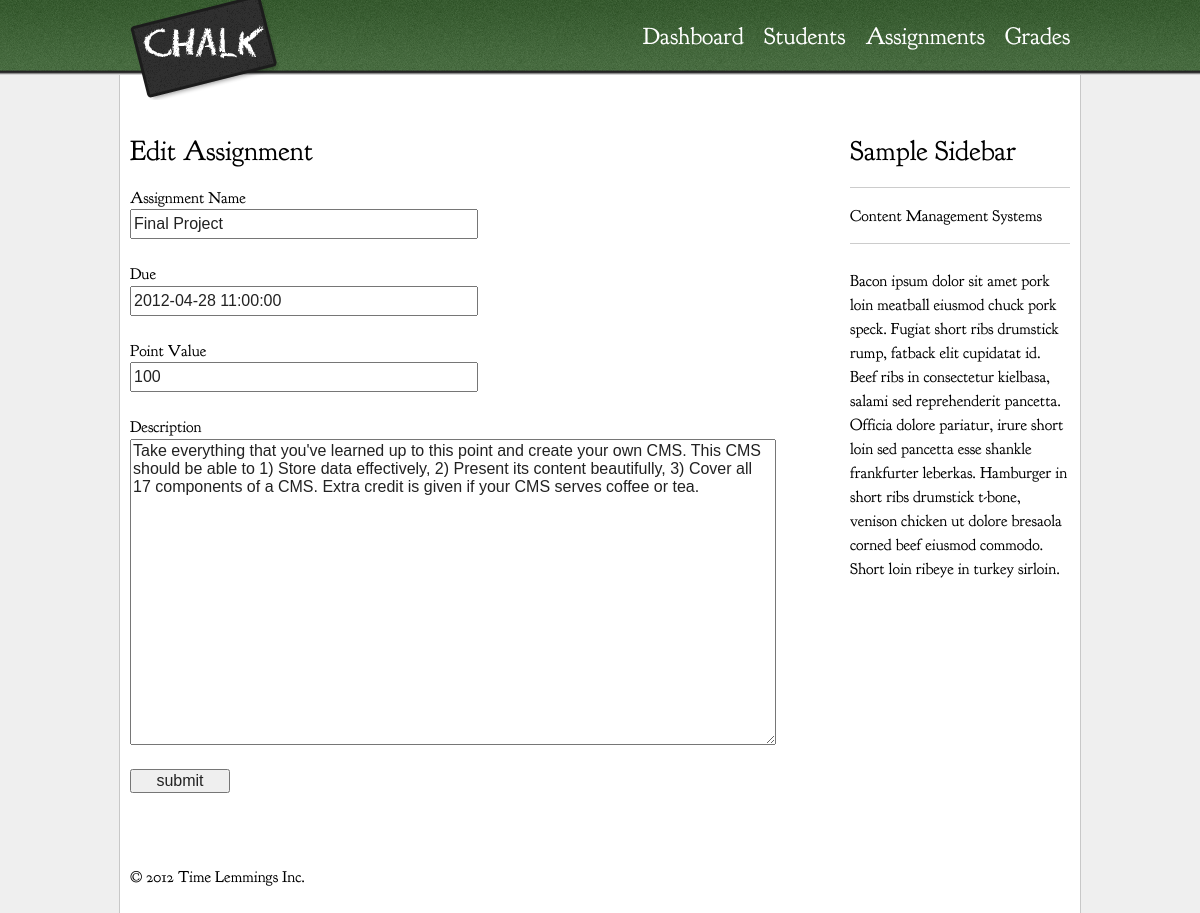
The app's page /index.php/assignments/editAssignment/1 (signed in) with its own data.
### tables this page shows
CREATE TABLE `assignments`(
	`assignmentID` int(10) unsigned NOT NULL auto_increment PRIMARY KEY,
	`dueDate` datetime NOT NULL,
	`setDate` datetime NOT NULL,
	`title` varchar(75) NOT NULL,
	`information` text, 
	`maxPoints` double
);

### application/controllers/assignments.php (called while the page is built, shortened)
<?php if ( ! defined('BASEPATH')) exit('No direct script access allowed');
class Assignments extends MY_Controller {
	public function __construct(){
		$this->load->model('Assignments_model');
	}
	public function editAssignment(){
		$id = $this->uri->segment(3);
		$row = $this->Assignments_model->getAssignment($id);
		$this->load->view('edit_assignment', $row);
	}
}

### public_html/index.php (called while the page is built, shortened)
<?php
require_once BASEPATH.'core/CodeIgniter.php';

### application/models/assignments_model.php (called while the page is built, shortened)
<?php
class Assignments_model extends CI_Model{
	function getAssignment($assID){
		$query = $this->db->where('assignmentID',$assID)->limit(1)->get('assignments');
		return $query->row();
	}
}
?>

### application/views/edit_assignment.php (the view, shortened to what this page needs)
<div role="main" id="main">
	<h2>Edit Assignment</h2>
	<div class="table-wrapper">
	  <form>
        <label>Assignment Name <input type="text" value="<?php echo $title; ?>"/></label>
        <label>Due <input type="datetime" value="<?php echo $dueDate; ?>" /><label>
        <label>Point Value <input type="number" value="<?php echo $maxPoints; ?>" /></label>
        <label for="description">Description</label>
        <textarea name="description"><?php echo $information; ?></textarea>
        <input type="submit" name="submit" value="submit" />
      </form>
	</div>
</div>

### public_html/css/style.css (style rules this page uses)
html { font-size: 100%; -webkit-text-size-adjust: 100%; -ms-text-size-adjust: 100%; }
html, button, input, select, textarea { font-family: sans-serif; color: #222; }
body { margin: 0; font-size: 1em; line-height: 1.4; }
a { color: #00e; }
form { margin: 0; }
label { cursor: pointer; }
button, input, select, textarea { font-size: 100%; margin: 0; vertical-align: baseline; *vertical-align: middle; }
button, input { line-height: normal; }
button, input[type="button"], input[type="reset"], input[type="submit"] { cursor: pointer; -webkit-appearance: button; *overflow: visible; }
textarea { overflow: auto; vertical-align: top; resize: vertical; }
a:link { color: #234c19; }
body { background-color: #efefef; color: #000; font-family: "Goudy Bookletter", serif; }
h2 { font-size: 1.75em; margin: .85714em 0; line-height: .85714em; font-weight: normal; }
input { display: block; margin-bottom: 1.5em; width: 53.125%; height: 1.5em; }
input[type="submit"], input[type="reset"] { display: block; margin: 1.5em 0; width: 15.625% }
textarea { display: block; margin-bottom: 1.5em; width: 100%; min-height: 300px; }
#main { width: 68.085%; min-height: 750px; float: left; }
#navigation a { color: #fff; text-decoration: none; }
.table-wrapper { position: relative; }

### records on screen
assignments: title "Final Project", dueDate "2012-04-28 11:00:00", maxPoints "100", description "Take everything that you've learned up to this point and create your own CMS. This CMS should be able to 1) Store data effectively, 2) Present its content beautifully, 3) Cover all 17 components of a CMS. Extra credit is given if your CMS serves coffee or tea."

### other values on screen
anchor('dashboard', 'Dashboard', 'title="Dashboard"') "Dashboard"
anchor('users/viewAll', 'Students', 'title="Students"') "Students"
anchor('grades', 'Grades', 'title="Grades"') "Grades"
